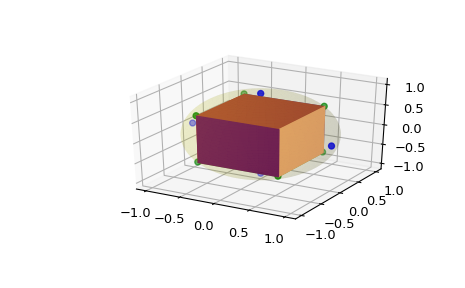

Write the Python code that produced this figure.
# Do some imports and take some points on a cube:

from matplotlib import colors
from mpl_toolkits.mplot3d.art3d import Poly3DCollection
import matplotlib.pyplot as plt
from scipy.spatial import SphericalVoronoi
from mpl_toolkits.mplot3d import proj3d
# set input data
points = np.array([[0, 0, 1], [0, 0, -1], [1, 0, 0],
                   [0, 1, 0], [0, -1, 0], [-1, 0, 0], ])

# Calculate the spherical Voronoi diagram:

radius = 1
center = np.array([0, 0, 0])
sv = SphericalVoronoi(points, radius, center)

# Generate plot:

# sort vertices (optional, helpful for plotting)
sv.sort_vertices_of_regions()
fig = plt.figure()
ax = fig.add_subplot(111, projection='3d')
# plot the unit sphere for reference (optional)
u = np.linspace(0, 2 * np.pi, 100)
v = np.linspace(0, np.pi, 100)
x = np.outer(np.cos(u), np.sin(v))
y = np.outer(np.sin(u), np.sin(v))
z = np.outer(np.ones(np.size(u)), np.cos(v))
ax.plot_surface(x, y, z, color='y', alpha=0.1)
# plot generator points
ax.scatter(points[:, 0], points[:, 1], points[:, 2], c='b')
# plot Voronoi vertices
ax.scatter(sv.vertices[:, 0], sv.vertices[:, 1], sv.vertices[:, 2],
                   c='g')
# indicate Voronoi regions (as Euclidean polygons)
for region in sv.regions:
   random_color = colors.rgb2hex(np.random.rand(3))
   polygon = Poly3DCollection([sv.vertices[region]], alpha=1.0)
   polygon.set_color(random_color)
   ax.add_collection3d(polygon)
plt.show()
